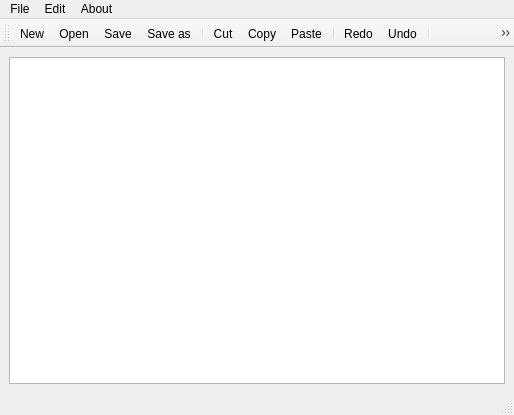
<?xml version="1.0" encoding="UTF-8"?>
<ui version="4.0">
 <class>MainWindow</class>
 <widget class="QMainWindow" name="MainWindow">
  <property name="geometry">
   <rect>
    <x>0</x>
    <y>0</y>
    <width>514</width>
    <height>415</height>
   </rect>
  </property>
  <property name="windowTitle">
   <string>MainWindow</string>
  </property>
  <widget class="QWidget" name="centralwidget">
   <layout class="QHBoxLayout" name="horizontalLayout">
    <item>
     <widget class="QTextEdit" name="textEdit"/>
    </item>
   </layout>
  </widget>
  <widget class="QMenuBar" name="menubar">
   <property name="geometry">
    <rect>
     <x>0</x>
     <y>0</y>
     <width>514</width>
     <height>26</height>
    </rect>
   </property>
   <widget class="QMenu" name="menuFile">
    <property name="title">
     <string>File</string>
    </property>
    <addaction name="actionNew"/>
    <addaction name="actionOpen"/>
    <addaction name="separator"/>
    <addaction name="actionSave"/>
    <addaction name="actionSave_as"/>
   </widget>
   <widget class="QMenu" name="menuEdit">
    <property name="title">
     <string>Edit</string>
    </property>
    <addaction name="actionCut"/>
    <addaction name="actionCopy"/>
    <addaction name="actionPaste"/>
    <addaction name="separator"/>
    <addaction name="actionRedo"/>
    <addaction name="actionUndo"/>
   </widget>
   <widget class="QMenu" name="menuAbout">
    <property name="title">
     <string>About</string>
    </property>
    <addaction name="actionAbout_NotePad"/>
   </widget>
   <addaction name="menuFile"/>
   <addaction name="menuEdit"/>
   <addaction name="menuAbout"/>
  </widget>
  <widget class="QStatusBar" name="statusbar"/>
  <widget class="QToolBar" name="toolBar">
   <property name="windowTitle">
    <string>toolBar</string>
   </property>
   <attribute name="toolBarArea">
    <enum>TopToolBarArea</enum>
   </attribute>
   <attribute name="toolBarBreak">
    <bool>false</bool>
   </attribute>
   <addaction name="actionNew"/>
   <addaction name="actionOpen"/>
   <addaction name="actionSave"/>
   <addaction name="actionSave_as"/>
   <addaction name="separator"/>
   <addaction name="actionCut"/>
   <addaction name="actionCopy"/>
   <addaction name="actionPaste"/>
   <addaction name="separator"/>
   <addaction name="actionRedo"/>
   <addaction name="actionUndo"/>
   <addaction name="separator"/>
   <addaction name="actionAbout_NotePad"/>
   <addaction name="separator"/>
  </widget>
  <action name="actionNew">
   <property name="icon">
    <iconset resource="resource.qrc">
     <normaloff>:/rec/img/aplication_tool_based_bold-04-512.png</normaloff>:/rec/img/aplication_tool_based_bold-04-512.png</iconset>
   </property>
   <property name="text">
    <string>New</string>
   </property>
  </action>
  <action name="actionOpen">
   <property name="icon">
    <iconset resource="resource.qrc">
     <normaloff>:/rec/img/62319.png</normaloff>:/rec/img/62319.png</iconset>
   </property>
   <property name="text">
    <string>Open</string>
   </property>
  </action>
  <action name="actionSave">
   <property name="icon">
    <iconset resource="resource.qrc">
     <normaloff>:/rec/img/25398.png</normaloff>:/rec/img/25398.png</iconset>
   </property>
   <property name="text">
    <string>Save</string>
   </property>
  </action>
  <action name="actionSave_as">
   <property name="icon">
    <iconset resource="resource.qrc">
     <normaloff>:/rec/img/69960.png</normaloff>:/rec/img/69960.png</iconset>
   </property>
   <property name="text">
    <string>Save as</string>
   </property>
  </action>
  <action name="actionCut">
   <property name="icon">
    <iconset resource="resource.qrc">
     <normaloff>:/rec/img/download.png</normaloff>:/rec/img/download.png</iconset>
   </property>
   <property name="text">
    <string>Cut</string>
   </property>
  </action>
  <action name="actionCopy">
   <property name="icon">
    <iconset resource="resource.qrc">
     <normaloff>:/rec/img/png-clipart-computer-icons-copying-icon-design-transfer-icon-text-logo.png</normaloff>:/rec/img/png-clipart-computer-icons-copying-icon-design-transfer-icon-text-logo.png</iconset>
   </property>
   <property name="text">
    <string>Copy</string>
   </property>
  </action>
  <action name="actionPaste">
   <property name="icon">
    <iconset resource="resource.qrc">
     <normaloff>:/rec/img/290-2905385_white-papers-copy-and-paste-logo.jpg</normaloff>:/rec/img/290-2905385_white-papers-copy-and-paste-logo.jpg</iconset>
   </property>
   <property name="text">
    <string>Paste</string>
   </property>
  </action>
  <action name="actionRedo">
   <property name="icon">
    <iconset resource="resource.qrc">
     <normaloff>:/rec/img/346-3461982_redo-redo-icon-png-transparent-png.png</normaloff>:/rec/img/346-3461982_redo-redo-icon-png-transparent-png.png</iconset>
   </property>
   <property name="text">
    <string>Redo</string>
   </property>
  </action>
  <action name="actionUndo">
   <property name="icon">
    <iconset resource="resource.qrc">
     <normaloff>:/rec/img/computer-icons-download-symbol-undo-png-favpng-gp4QkCvDkRZA6zwbBhvkmyH7U.jpg</normaloff>:/rec/img/computer-icons-download-symbol-undo-png-favpng-gp4QkCvDkRZA6zwbBhvkmyH7U.jpg</iconset>
   </property>
   <property name="text">
    <string>Undo</string>
   </property>
  </action>
  <action name="actionAbout_NotePad">
   <property name="icon">
    <iconset resource="resource.qrc">
     <normaloff>:/rec/img/79f06959da30dd72c47c21fce23642de.jpg</normaloff>:/rec/img/79f06959da30dd72c47c21fce23642de.jpg</iconset>
   </property>
   <property name="text">
    <string>About NotePad</string>
   </property>
  </action>
 </widget>
 <resources>
  <include location="resource.qrc"/>
 </resources>
 <connections/>
</ui>
